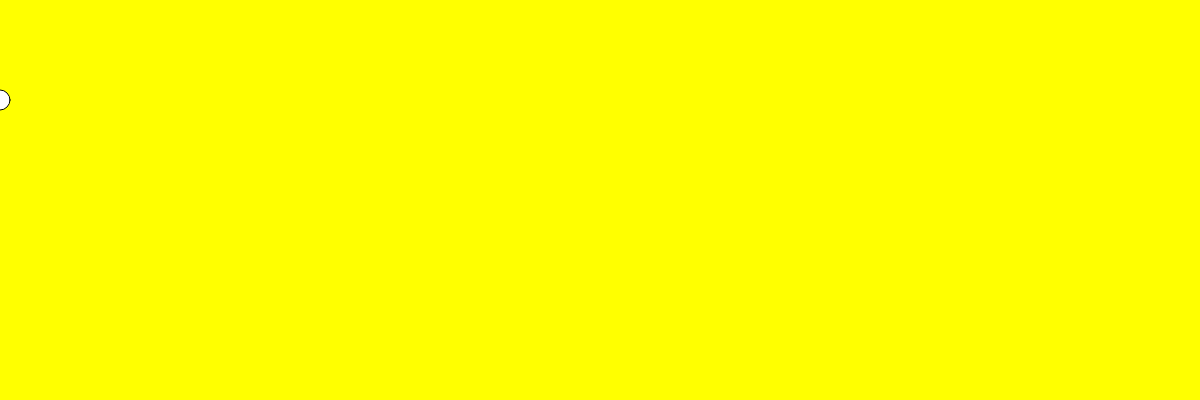
Frame 1 (no input)
Frame 60 (no input): identical to frame 1, image omitted
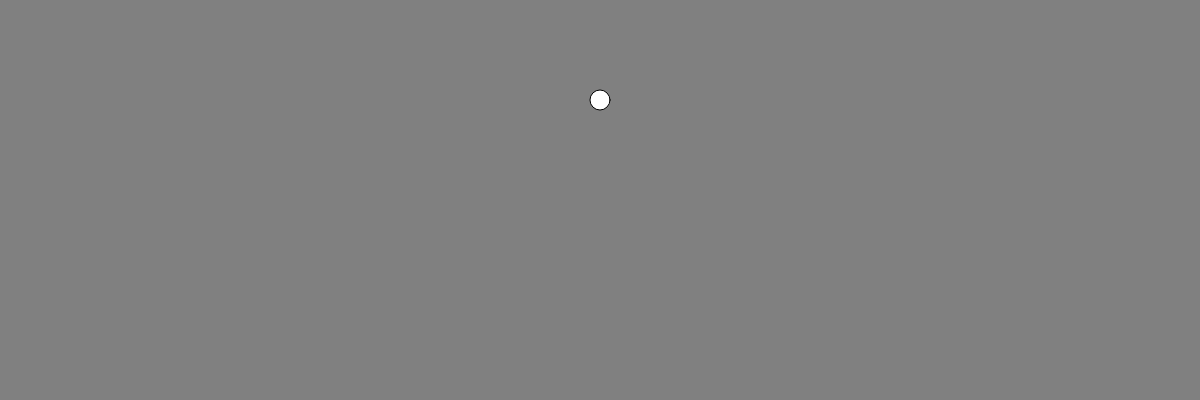
Frame 120 (the mouse pressed at the canvas centre since frame 60)

The p5.js sketch that drew these frames (run headless with seeded random() and noise() and a simulated clock; from frame 60 on, the mouse is pressed at the canvas centre):

// p5.js sketch
// ── sketch.js

var r = 0;
var g = 50;
var b=255;

// INITIALIZE ALL YOUR VARIABLES
// Ideally you would create 3 variables. red blue green or r, g, b


function setup(){

  createCanvas(1200,400);
  r = 0;
  g = 50;
  b = 255;
  
}


function draw(){

  
  // change the value of Red based on the mouse movement about the X axis
  // change the value of Green based on the mouse movement about the X axis
  // change the value of Blue based on the mouse movement about the X axis

  // Use the map() function to do so. 

  // Pass the values to the background() function you have learnt previously.

  // Create an ellipse that will move around with you mouse about the X axis.
  // Remember to fill the canvas with white paint before creating the ellipse.
  background(255,255,255);

  r=map(mouseX,0,1200,255,0);  
  g =map(mouseX,0,1200,255,0);
  b= map(mouseX,0,1200,0,255);

  //console.log("r :"+r+ " g: "+ g + " b: "+b);
  background(r,g,b);
  fill(255);
  ellipse(mouseX,100,20,20);

}
